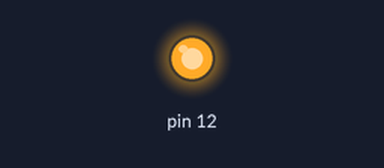
Bench run of a sketch on a simulated Arduino Uno, built with avr-gcc and run on an emulated ATmega328P. Shown: output pins drawn as LEDs (lit = HIGH).

Above: at 5.0 s.
At 10.5 s:
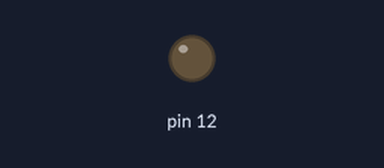
Timing chart, 0 to 14.3 s (numbered marks = the images above):
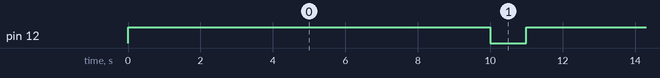

The sketch:

task2_BasicControl.ino
```cpp
void setup() {
  // set pin 12 as an output
  pinMode(12, OUTPUT);
}

void loop() {
  // turn pin 12 on, wait 10 seconds, turn pin 12 off, wait 1 second
  digitalWrite(12, HIGH);
  delay(10000);
  digitalWrite(12, LOW);
  delay(1000);
}
```

Measured:
- by itself, pin 12: alternates HIGH for 10.0 s and LOW for 1.0 s
